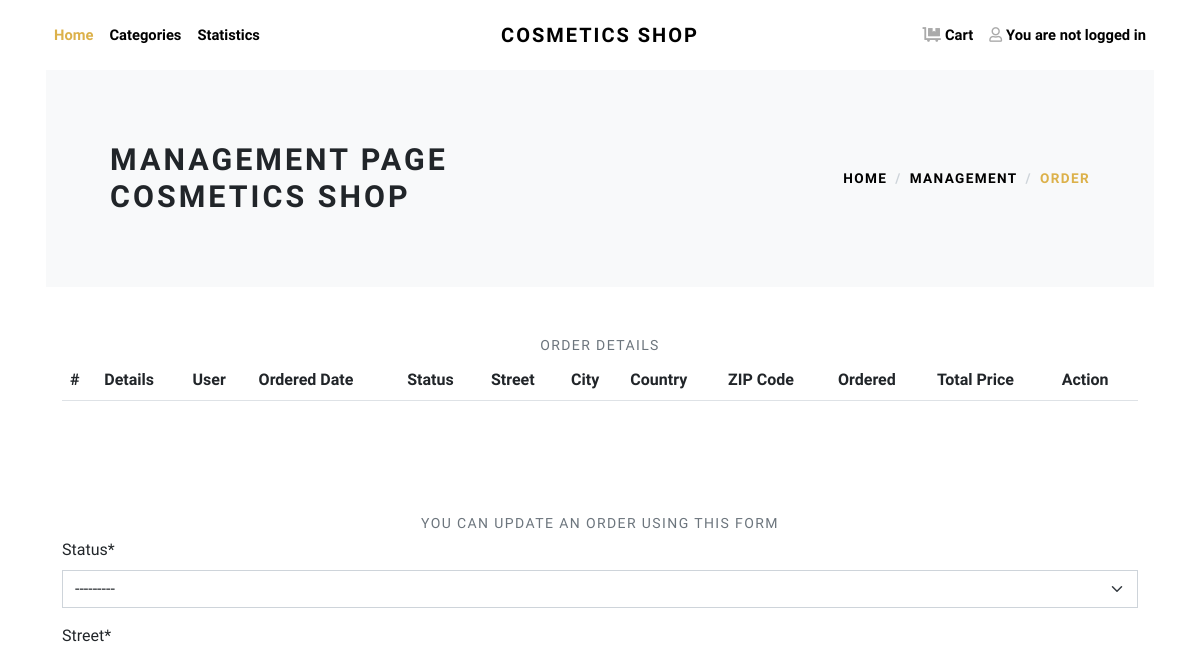
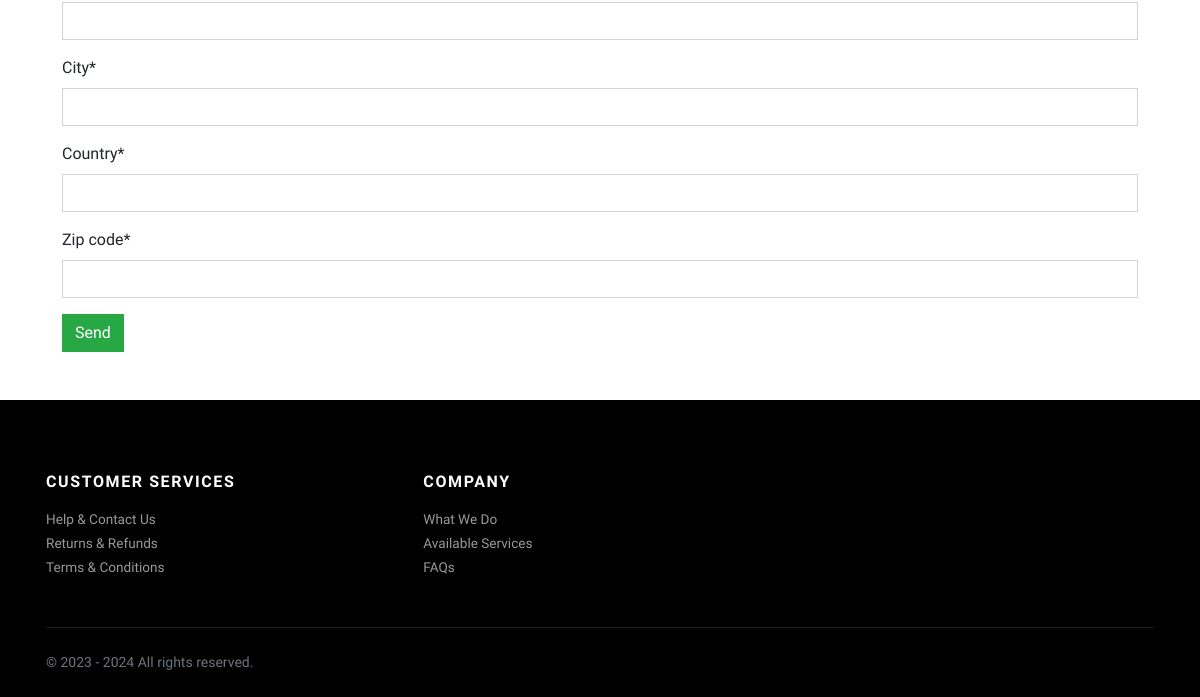
The app's page /management/order, older data (2 pictures, top to bottom).
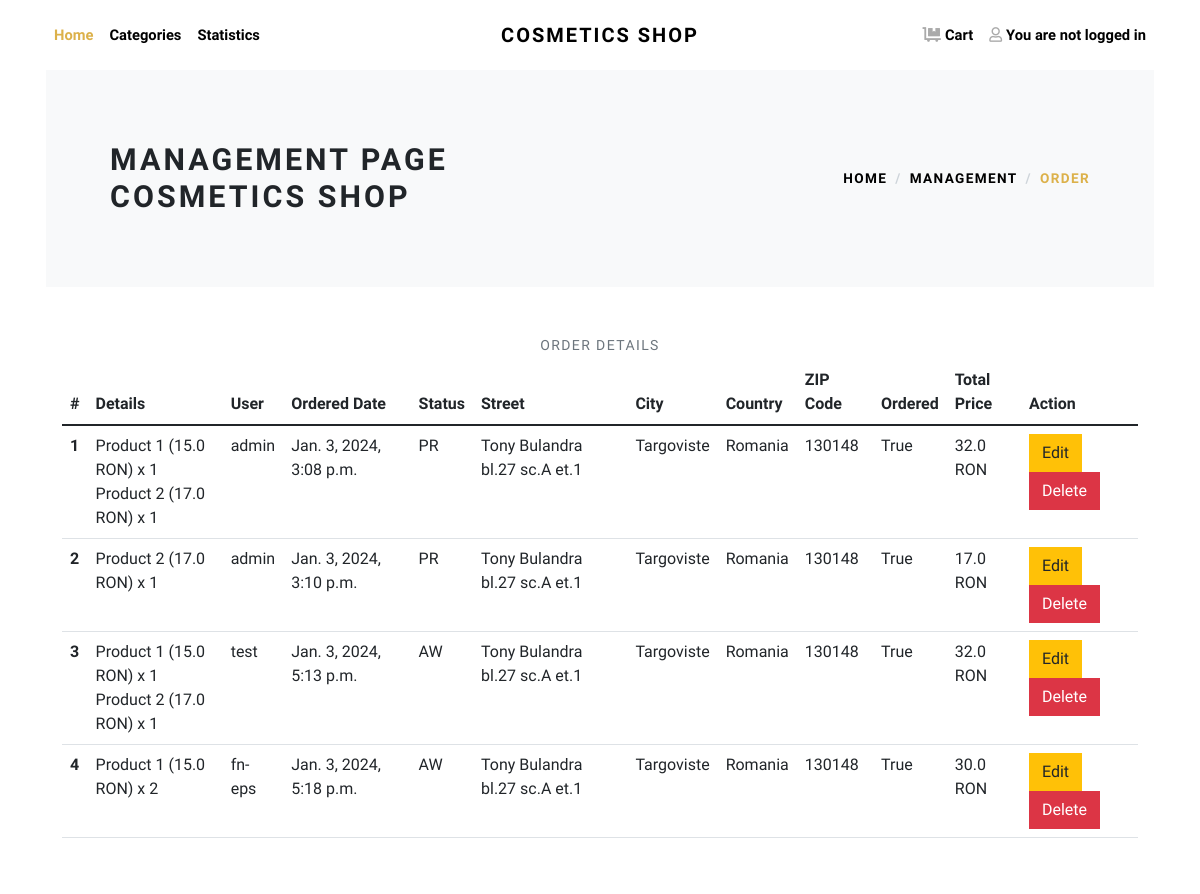
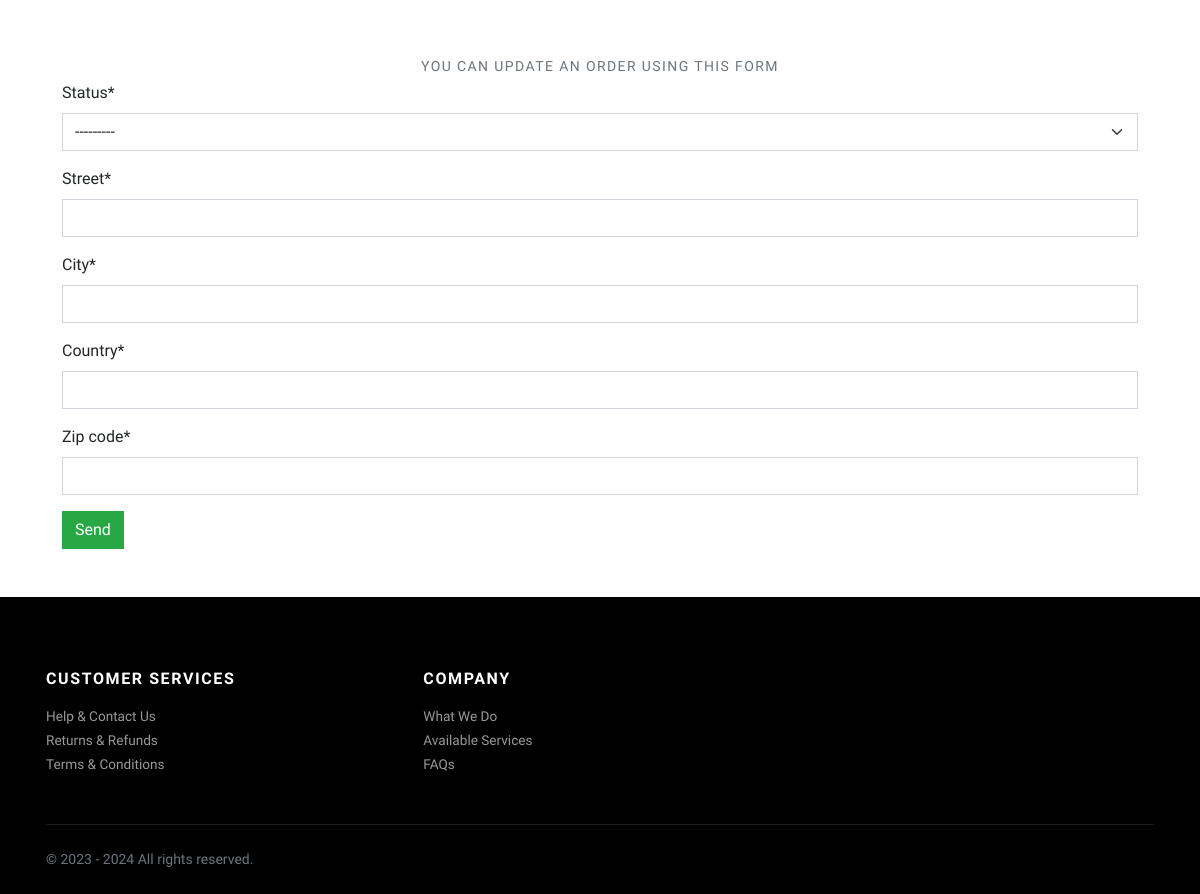
The same page, newer data (2 pictures, top to bottom).
### cosmetics/models.py (models this page shows, shortened)
class Order(models.Model):
    status = [
        ('AW', 'Awaiting'),
        ('PR', 'Processing'),
        ('FI', 'Finalized'),
    ]
    start_date = models.DateTimeField(auto_now_add=True)
    ordered_date = models.DateTimeField(blank=True, null=True)
    ordered = models.BooleanField(default=False)
    status = models.CharField(max_length=20, null=False, choices=status)
    street = models.CharField(max_length=100)
    city = models.CharField(max_length=100)
    country = models.CharField(max_length=100)
    zip_code = models.CharField(max_length=100)
    carts = models.ManyToManyField(Cart, blank=True, db_constraint=False)
    client = models.ForeignKey(Client, on_delete=models.CASCADE)
    def get_total(self):
        total = 0
        for order_item in self.carts.all():
            total += order_item.get_final_price()
        return total

class Cart(models.Model):
    quantity = models.PositiveIntegerField(default=1)
    product = models.ForeignKey(Product, on_delete=models.CASCADE)
    client = models.ForeignKey(Client, on_delete=models.CASCADE)
    ordered = models.BooleanField(default=False)
    def get_total_item_price(self):
        return self.quantity * self.product.price
    def get_final_price(self):
        return self.get_total_item_price()

class Product(models.Model):
    name = models.CharField(max_length=200, null=False, blank=False, unique=True)
    description = models.CharField(max_length=200, blank=True)
    price = models.FloatField(max_length=3, validators=[MinValueValidator(0.0)])
    quantity = models.PositiveIntegerField(default=0)
    icon = models.ImageField(blank=True, upload_to='product')
    category = models.ForeignKey(Category, on_delete=models.CASCADE)
    subcategory = models.ForeignKey(Subcategory, on_delete=models.CASCADE)
    manufacturer = models.ForeignKey(Manufacturer, on_delete=models.CASCADE)

class Client(AbstractUser):
    first_name = models.CharField(max_length=200, null=False)
    last_name = models.CharField(max_length=200, null=False)
    address = models.CharField(max_length=300, null=False)
    phone_number = models.CharField(max_length=15, unique=True)
    email = models.EmailField(unique=True)
    def __str__(self):
        return self.username

### cosmetics/views.py (the view)
# urls.py: path('management/order', cosmetics_views.manage_order, name='manage_order'),
def manage_order(request):
    order_form = OrderForm()
    orders = Order.objects.raw("SELECT * FROM cosmetics_order")
    context = {
        'order_form': order_form,
        'orders': orders,
    }
    return render(request, 'cosmetics/management/order.html', context)

### cosmetics/forms.py
class OrderForm(forms.ModelForm):
    class Meta:
        model = Order
        fields = ['status', 'street', 'city', 'country', 'zip_code']
    helper = FormHelper()
    helper.form_tag = False
    helper.form_class = 'form-group'
    helper.layout = Layout(
        Field('status', css_class='form-control col-md-5'),
        Field('street', css_class='form-control col-md-5'),
        Field('city', css_class='form-control col-md-5'),
        Field('country', css_class='form-control col-md-5'),
        Field('zip_code', css_class='form-control col-md-5'),
    )

### cosmetics/templates/cosmetics/management/order.html (shortened to what the changed rows need)
{% extends "base.html" %}
{% load crispy_forms_tags %}
{% block content %}
{% load static %}
<div class="container">
    <section class="py-5 bg-light">
        <div class="container">
            <div class="row px-4 px-lg-5 py-lg-4 align-items-center">
                <div class="col-lg-6">
                    <h1 class="h2 text-uppercase mb-0">Management page cosmetics shop</h1>
                </div>
            </div>
        </div>
    </section>
    <section class="py-5">
        <div class="container">
            <table class="table table-lg" cellspacing="0" width="100%">
                <thead>
                    <tr>
                        <th scope="col">#</th>
                        <th scope="col">Details</th>
                        <th scope="col">User</th>
                        <th scope="col">Ordered Date</th>
                        <th scope="col">Status</th>
                        <th scope="col">Street</th>
                        <th scope="col">City</th>
                        <th scope="col">Country</th>
                        <th scope="col">ZIP Code</th>
                        <th scope="col">Ordered</th>
                        <th scope="col">Total Price</th>
                        <th scope="col">Action</th>
                    </tr>
                </thead>
                <tbody>
                    {% for order in orders %}
                        <tr>
                            <th scope="row">{{ forloop.counter }}</th>
                            <td>
                                {% for item in order.carts.all %}
                                    {{ item.product.name }} ({{ item.product.price }} RON) x {{ item.quantity }} <br>
                                {% endfor %}
                            </td>
                            <td>{{ order.client }}</td>
                            <td>{{ order.ordered_date }}</td>
                            <td>{{ order.status }}</td>
                            <td>{{ order.street }}</td>
                            <td>{{ order.city }}</td>
                            <td>{{ order.country }}</td>
                            <td>{{ order.zip_code }}</td>
                            <td>{{ order.ordered }}</td>
                            <td>{{ order.get_total }} RON</td>
                            <td>
                                <a class="btn btn-warning" role="button" href="{% url 'update_order'  order.id %}">Edit</a>
                                <a class="btn btn-danger" role="button" data-bs-toggle="modal" data-bs-target="#delete-item-modal-{{ order.pk }}" id="delete-item-{{ order.pk }}">Delete</a>
                            </td>
                        </tr>
                    {% endfor %}
                </tbody>
            </table>
        </div>
    </section>
</div>
{% endblock %}

Row changes from the older to the newer data that the page shows:
added Order: client "admin", ordered_date "Jan. 3, 2024, 3:08 p.m.", status "PR", street "Tony Bulandra bl.27 sc.A et.1", city "Targoviste", country "Romania", zip_code "130148", ordered "True", get_total "32.0"
added Cart: product.name "Product 1", product.price "15.0", quantity "1", shown under "admin"
added Cart: product.name "Product 2", product.price "17.0", quantity "1", shown under "admin"
added Order: client "admin", ordered_date "Jan. 3, 2024, 3:10 p.m.", status "PR", street "Tony Bulandra bl.27 sc.A et.1", city "Targoviste", country "Romania", zip_code "130148", ordered "True", get_total "17.0"
added Cart: product.name "Product 2", product.price "17.0", quantity "1", shown under "admin"
added Order: client "test", ordered_date "Jan. 3, 2024, 5:13 p.m.", status "AW", street "Tony Bulandra bl.27 sc.A et.1", city "Targoviste", country "Romania", zip_code "130148", ordered "True", get_total "32.0"
added Cart: product.name "Product 1", product.price "15.0", quantity "1", shown under "test"
added Cart: product.name "Product 2", product.price "17.0", quantity "1", shown under "test"
added Order: client "fn-eps", ordered_date "Jan. 3, 2024, 5:18 p.m.", status "AW", street "Tony Bulandra bl.27 sc.A et.1", city "Targoviste", country "Romania", zip_code "130148", ordered "True", get_total "30.0"
added Cart: product.name "Product 1", product.price "15.0", quantity "2", shown under "fn-eps"
